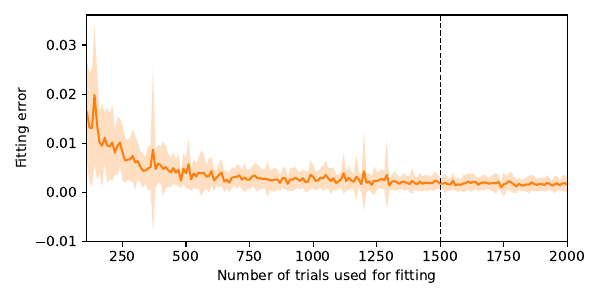

This figure's Python source:
# To measure the precision of the fit procedure, we use a random
# player (target) of the specified type and make it play a lottery
# with a various number of trials (from 10 to 2000). We then try to
# fit p (=25) players against the trials and responses and measure how
# well the p players predict the responses of the target. We do the
# same for the target since the evaluation procedure is stochastic. We
# finally plot the difference betweeen the grountruth (target) and the
# mean of the p players. From the results, 1500 trials seems
# (visually) to be enough to have a very good precision (less than
# 0.5% error).

if __name__ == "__main__":
    import warnings
    import os.path
    import matplotlib.pyplot as plt

    from player import *
    from lottery import *

    # np.random.seed(1)
    warnings.filterwarnings('ignore')
    filename = "./fit-precision-2000-100.npy"

    N = (list(range(   1,      10,   1)) +
         list(range(  10,    100,   10)) +
         list(range( 100,  1_000,  100)) +
         list(range(1000,10_001,  1_000)))
    N = np.arange(10,2_001,10)

    if not os.path.exists(filename):
        results = np.zeros((len(N), 25), dtype=[("fit", float),
                                                ("target", float)])
        for i in range(len(N)):
            for j in range(results.shape[1]):
                target = DualProspectPlayerGE.random()

                # Generate trials/responses for fit
                trials = generate_trials(N[i], L0)
                responses = target.play(trials)
                player = DualProspectPlayerGE.fit(trials, responses)

                # Test fitted player on a new set of trials/responses
                trials = generate_trials(1_000, L0)
                responses = target.play(trials)

                results["target"][i,j] = evaluate_player_2(target, trials, responses, 1_000)
                results["fit"][i,j] = evaluate_player_2(player, trials, responses, 1_000)


            print("FIT (n=%d): %.3f ±%.3f" %(N[i], np.mean(results["fit"][i]),
                                                   np.std(results["fit"][i])))
            print("TGT (n=%d): %.3f ±%.3f" %(N[i], np.mean(results["target"][i]),
                                                   np.std(results["target"][i])))
        np.save(filename, results)
    else:
        results = np.load(filename)

    X = N[10:]
    results = results[10:]

    Y = abs(results["fit"] - results["target"]).mean(axis=-1)
    E = abs(results["fit"] - results["target"]).std(axis=-1)


    plt.figure(figsize=(6,3))
    plt.plot(X, Y, color="C1")
    plt.fill_between(X, Y-E, Y+E, facecolor="C1", edgecolor="None", alpha=0.25)

    plt.axvline(1500, color="black", linestyle="--", linewidth=1.0)

    plt.xlabel("Number of trials used for fitting")
    plt.ylabel("Fitting error")
    plt.xlim(N[10],2000)

    plt.tight_layout()
    plt.savefig("fit-precision.pdf")
    plt.show()
